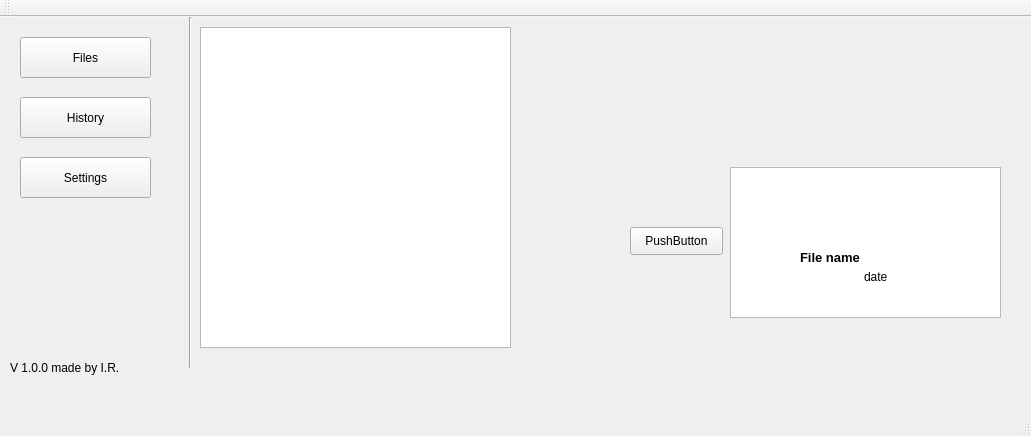
<?xml version="1.0" encoding="UTF-8"?>
<ui version="4.0">
 <class>MainWindow</class>
 <widget class="QMainWindow" name="MainWindow">
  <property name="geometry">
   <rect>
    <x>0</x>
    <y>0</y>
    <width>1031</width>
    <height>436</height>
   </rect>
  </property>
  <property name="windowTitle">
   <string>MainWindow</string>
  </property>
  <widget class="QWidget" name="centralWidget">
   <widget class="QPushButton" name="pushButton">
    <property name="geometry">
     <rect>
      <x>20</x>
      <y>20</y>
      <width>131</width>
      <height>41</height>
     </rect>
    </property>
    <property name="text">
     <string>Files</string>
    </property>
   </widget>
   <widget class="QPushButton" name="pushButton_2">
    <property name="geometry">
     <rect>
      <x>20</x>
      <y>80</y>
      <width>131</width>
      <height>41</height>
     </rect>
    </property>
    <property name="text">
     <string>History</string>
    </property>
   </widget>
   <widget class="QPushButton" name="pushButton_3">
    <property name="geometry">
     <rect>
      <x>20</x>
      <y>140</y>
      <width>131</width>
      <height>41</height>
     </rect>
    </property>
    <property name="text">
     <string>Settings</string>
    </property>
   </widget>
   <widget class="QLabel" name="label">
    <property name="geometry">
     <rect>
      <x>10</x>
      <y>340</y>
      <width>131</width>
      <height>21</height>
     </rect>
    </property>
    <property name="text">
     <string>V 1.0.0 made by I.R.</string>
    </property>
   </widget>
   <widget class="Line" name="line">
    <property name="geometry">
     <rect>
      <x>180</x>
      <y>0</y>
      <width>20</width>
      <height>351</height>
     </rect>
    </property>
    <property name="orientation">
     <enum>Qt::Vertical</enum>
    </property>
   </widget>
   <widget class="QPushButton" name="pushButton_4">
    <property name="geometry">
     <rect>
      <x>530</x>
      <y>20</y>
      <width>71</width>
      <height>61</height>
     </rect>
    </property>
    <property name="styleSheet">
     <string notr="true">#pushButton_4 {
background-color: transparent;
border-image: url(:open_file.png);
background: none;
border: none;
background-repeat: none;
}
#pushButton_4:pressed
{
   border-image: url(:open_file.png);
}
</string>
    </property>
    <property name="text">
     <string/>
    </property>
   </widget>
   <widget class="QPushButton" name="pushButton_5">
    <property name="geometry">
     <rect>
      <x>530</x>
      <y>110</y>
      <width>71</width>
      <height>41</height>
     </rect>
    </property>
    <property name="styleSheet">
     <string notr="true">#pushButton_5 {
background-color: transparent;
border-image: url(:up.png);
background: none;
border: none;
background-repeat: none;
}
#pushButton_5:pressed
{
   border-image: url(:up.png);
}
</string>
    </property>
    <property name="text">
     <string/>
    </property>
   </widget>
   <widget class="QListView" name="listView">
    <property name="geometry">
     <rect>
      <x>730</x>
      <y>150</y>
      <width>271</width>
      <height>151</height>
     </rect>
    </property>
   </widget>
   <widget class="QWidget" name="widget" native="true">
    <property name="geometry">
     <rect>
      <x>740</x>
      <y>220</y>
      <width>181</width>
      <height>51</height>
     </rect>
    </property>
    <widget class="QLabel" name="label_4">
     <property name="geometry">
      <rect>
       <x>124</x>
       <y>30</y>
       <width>51</width>
       <height>20</height>
      </rect>
     </property>
     <property name="text">
      <string>date</string>
     </property>
    </widget>
    <widget class="QLabel" name="label_3">
     <property name="geometry">
      <rect>
       <x>60</x>
       <y>10</y>
       <width>91</width>
       <height>21</height>
      </rect>
     </property>
     <property name="text">
      <string>&lt;html&gt;&lt;head/&gt;&lt;body&gt;&lt;p&gt;&lt;span style=&quot; font-size:10pt; font-weight:600;&quot;&gt;File name&lt;/span&gt;&lt;/p&gt;&lt;/body&gt;&lt;/html&gt;</string>
     </property>
    </widget>
    <widget class="QLabel" name="label_2">
     <property name="geometry">
      <rect>
       <x>10</x>
       <y>10</y>
       <width>40</width>
       <height>40</height>
      </rect>
     </property>
     <property name="maximumSize">
      <size>
       <width>40</width>
       <height>40</height>
      </size>
     </property>
     <property name="text">
      <string/>
     </property>
     <property name="pixmap">
      <pixmap>:/doc.png</pixmap>
     </property>
     <property name="scaledContents">
      <bool>true</bool>
     </property>
    </widget>
   </widget>
   <widget class="QPushButton" name="pushButton_6">
    <property name="geometry">
     <rect>
      <x>630</x>
      <y>210</y>
      <width>93</width>
      <height>28</height>
     </rect>
    </property>
    <property name="text">
     <string>PushButton</string>
    </property>
   </widget>
   <widget class="QListWidget" name="listWidget">
    <property name="geometry">
     <rect>
      <x>200</x>
      <y>10</y>
      <width>311</width>
      <height>321</height>
     </rect>
    </property>
   </widget>
   <widget class="QPushButton" name="pushButton_7">
    <property name="geometry">
     <rect>
      <x>530</x>
      <y>180</y>
      <width>71</width>
      <height>71</height>
     </rect>
    </property>
    <property name="styleSheet">
     <string notr="true">#pushButton_7 {
background-color: transparent;
border-image: url(:bin.png);
background: none;
border: none;
background-repeat: none;
}
#pushButton_7:pressed
{
   border-image: url(:bin.png);
}
</string>
    </property>
    <property name="text">
     <string/>
    </property>
   </widget>
  </widget>
  <widget class="QMenuBar" name="menuBar">
   <property name="geometry">
    <rect>
     <x>0</x>
     <y>0</y>
     <width>1031</width>
     <height>26</height>
    </rect>
   </property>
  </widget>
  <widget class="QToolBar" name="mainToolBar">
   <attribute name="toolBarArea">
    <enum>TopToolBarArea</enum>
   </attribute>
   <attribute name="toolBarBreak">
    <bool>false</bool>
   </attribute>
  </widget>
  <widget class="QStatusBar" name="statusBar"/>
 </widget>
 <layoutdefault spacing="6" margin="11"/>
 <resources/>
 <connections/>
</ui>
